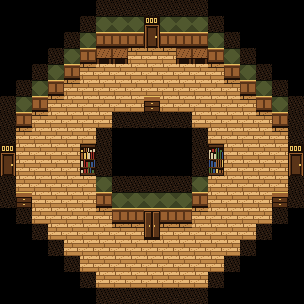

A 2D game scene composited from a Tiled map and its tileset images. What follows is a short description and the map's XML, with every tile layer's data as written:
An orthogonal 19x19 tile map with 16x16 px tiles, 1 tile layer (tiles) and 9 objects (3x drawer, 2x keyspot, 2x exit, closet, entry).

<map version="1.10" tiledversion="1.12.2" orientation="orthogonal" renderorder="right-down" width="19" height="19" tilewidth="16" tileheight="16" infinite="0" nextlayerid="3" nextobjectid="22">
 <properties>
  <property name="allow_lock" type="bool" value="true" />
  <property name="kind" value="normal" />
 </properties>
 <tileset firstgid="1" source="../tilesets/hotel.tsx" />
 <layer id="1" name="tiles" width="19" height="19">
  <data encoding="csv">
0,0,0,0,0,0,7,7,7,7,7,7,7,0,0,0,0,0,0,
0,0,0,0,0,7,8,8,8,10,8,8,8,7,0,0,0,0,0,
0,0,0,0,7,8,9,9,9,11,9,9,9,8,7,0,0,0,0,
0,0,0,7,8,9,15,15,3,3,3,15,15,9,8,7,0,0,0,
0,0,7,8,9,3,2,2,2,2,2,2,2,3,9,8,7,0,0,
0,7,8,9,3,2,2,2,2,2,2,2,2,2,3,9,8,7,0,
7,8,9,3,2,2,2,2,2,14,2,2,2,2,2,3,9,8,7,
7,9,3,2,2,2,2,7,7,7,7,7,2,2,2,2,3,9,7,
7,3,2,2,2,2,7,0,0,0,0,0,7,2,2,2,2,3,7,
10,2,2,2,2,32,7,0,0,0,0,0,7,33,2,2,2,2,10,
11,2,2,2,2,35,7,0,0,0,0,0,7,36,2,2,2,2,11,
7,2,2,2,2,2,8,7,7,7,7,7,8,2,2,2,2,2,7,
7,14,2,2,2,2,9,8,8,8,8,8,9,2,2,2,2,14,7,
0,7,2,2,2,2,3,9,9,12,9,9,3,2,2,2,2,7,0,
0,0,7,2,2,2,2,3,3,13,3,3,2,2,2,2,7,0,0,
0,0,0,7,2,2,2,2,2,2,2,2,2,2,2,7,0,0,0,
0,0,0,0,7,2,2,2,2,2,2,2,2,2,7,0,0,0,0,
0,0,0,0,0,7,2,2,2,2,2,2,2,7,0,0,0,0,0,
0,0,0,0,0,0,7,7,7,7,7,7,7,0,0,0,0,0,0
</data>
 </layer>
 <objectgroup id="2" name="objects">
  <object id="10" name="keyspot" x="192" y="48">
   <point />
  </object>
  <object id="11" name="exit" x="144" y="16" width="16" height="32">
   <properties>
    <property name="wall" value="top" />
   </properties>
  </object>
  <object id="13" name="exit" x="288" y="144" width="16" height="32">
   <properties>
    <property name="wall" value="right" />
   </properties>
  </object>
  <object id="15" name="drawer" x="144" y="96" width="16" height="16" />
  <object id="16" name="drawer" x="272" y="192" width="16" height="16" />
  <object id="17" name="closet" x="144" y="208" width="16" height="32" />
  <object id="19" name="keyspot" x="96" y="48">
   <point />
  </object>
  <object id="20" name="drawer" x="16" y="192" width="16" height="16" />
  <object id="21" name="entry" x="0" y="144" width="16" height="32">
   <properties>
    <property name="wall" value="left" />
   </properties>
  </object>
 </objectgroup>
</map>
